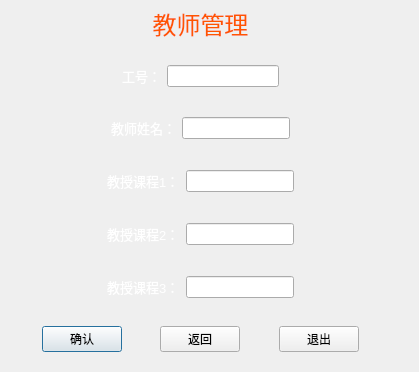
<?xml version="1.0" encoding="UTF-8"?>
<ui version="4.0">
 <class>addTeacher</class>
 <widget class="QDialog" name="addTeacher">
  <property name="geometry">
   <rect>
    <x>0</x>
    <y>0</y>
    <width>419</width>
    <height>372</height>
   </rect>
  </property>
  <property name="windowTitle">
   <string>添加老师信息</string>
  </property>
  <property name="windowIcon">
   <iconset resource="a.qrc">
    <normaloff>:/new/prefix1/image/gaitubao_sa_png.png</normaloff>:/new/prefix1/image/gaitubao_sa_png.png</iconset>
  </property>
  <widget class="QWidget" name="widget_7" native="true">
   <property name="geometry">
    <rect>
     <x>0</x>
     <y>0</y>
     <width>401</width>
     <height>363</height>
    </rect>
   </property>
   <layout class="QVBoxLayout" name="verticalLayout">
    <item>
     <widget class="QLabel" name="label">
      <property name="text">
       <string>&lt;html&gt;&lt;head/&gt;&lt;body&gt;&lt;p align=&quot;center&quot;&gt;&lt;span style=&quot; font-size:18pt; color:#ff5500;&quot;&gt;教师管理&lt;/span&gt;&lt;/p&gt;&lt;/body&gt;&lt;/html&gt;</string>
      </property>
     </widget>
    </item>
    <item>
     <widget class="QWidget" name="widget" native="true">
      <layout class="QHBoxLayout" name="horizontalLayout">
       <item>
        <spacer name="horizontalSpacer">
         <property name="orientation">
          <enum>Qt::Horizontal</enum>
         </property>
         <property name="sizeHint" stdset="0">
          <size>
           <width>40</width>
           <height>20</height>
          </size>
         </property>
        </spacer>
       </item>
       <item>
        <widget class="QLabel" name="label_2">
         <property name="text">
          <string>&lt;html&gt;&lt;head/&gt;&lt;body&gt;&lt;p&gt;&lt;span style=&quot; font-size:10pt; color:#ffffff;&quot;&gt;工号：&lt;/span&gt;&lt;/p&gt;&lt;/body&gt;&lt;/html&gt;</string>
         </property>
        </widget>
       </item>
       <item>
        <widget class="QLineEdit" name="teacher_num"/>
       </item>
       <item>
        <spacer name="horizontalSpacer_2">
         <property name="orientation">
          <enum>Qt::Horizontal</enum>
         </property>
         <property name="sizeHint" stdset="0">
          <size>
           <width>40</width>
           <height>20</height>
          </size>
         </property>
        </spacer>
       </item>
      </layout>
     </widget>
    </item>
    <item>
     <widget class="QWidget" name="widget_2" native="true">
      <layout class="QHBoxLayout" name="horizontalLayout_2">
       <item>
        <spacer name="horizontalSpacer_3">
         <property name="orientation">
          <enum>Qt::Horizontal</enum>
         </property>
         <property name="sizeHint" stdset="0">
          <size>
           <width>40</width>
           <height>20</height>
          </size>
         </property>
        </spacer>
       </item>
       <item>
        <widget class="QLabel" name="label_3">
         <property name="text">
          <string>&lt;html&gt;&lt;head/&gt;&lt;body&gt;&lt;p&gt;&lt;span style=&quot; font-size:10pt; color:#ffffff;&quot;&gt;教师姓名：&lt;/span&gt;&lt;/p&gt;&lt;/body&gt;&lt;/html&gt;</string>
         </property>
        </widget>
       </item>
       <item>
        <widget class="QLineEdit" name="teacher_name"/>
       </item>
       <item>
        <spacer name="horizontalSpacer_4">
         <property name="orientation">
          <enum>Qt::Horizontal</enum>
         </property>
         <property name="sizeHint" stdset="0">
          <size>
           <width>40</width>
           <height>20</height>
          </size>
         </property>
        </spacer>
       </item>
      </layout>
     </widget>
    </item>
    <item>
     <widget class="QWidget" name="widget_3" native="true">
      <layout class="QHBoxLayout" name="horizontalLayout_3">
       <item>
        <spacer name="horizontalSpacer_5">
         <property name="orientation">
          <enum>Qt::Horizontal</enum>
         </property>
         <property name="sizeHint" stdset="0">
          <size>
           <width>40</width>
           <height>20</height>
          </size>
         </property>
        </spacer>
       </item>
       <item>
        <widget class="QLabel" name="label_4">
         <property name="text">
          <string>&lt;html&gt;&lt;head/&gt;&lt;body&gt;&lt;p&gt;&lt;span style=&quot; font-size:10pt; color:#ffffff;&quot;&gt;教授课程1：&lt;/span&gt;&lt;/p&gt;&lt;/body&gt;&lt;/html&gt;</string>
         </property>
        </widget>
       </item>
       <item>
        <widget class="QLineEdit" name="teacher_course1"/>
       </item>
       <item>
        <spacer name="horizontalSpacer_6">
         <property name="orientation">
          <enum>Qt::Horizontal</enum>
         </property>
         <property name="sizeHint" stdset="0">
          <size>
           <width>40</width>
           <height>20</height>
          </size>
         </property>
        </spacer>
       </item>
      </layout>
     </widget>
    </item>
    <item>
     <widget class="QWidget" name="widget_4" native="true">
      <layout class="QHBoxLayout" name="horizontalLayout_4">
       <item>
        <spacer name="horizontalSpacer_7">
         <property name="orientation">
          <enum>Qt::Horizontal</enum>
         </property>
         <property name="sizeHint" stdset="0">
          <size>
           <width>40</width>
           <height>20</height>
          </size>
         </property>
        </spacer>
       </item>
       <item>
        <widget class="QLabel" name="label_5">
         <property name="text">
          <string>&lt;html&gt;&lt;head/&gt;&lt;body&gt;&lt;p&gt;&lt;span style=&quot; font-size:10pt; color:#ffffff;&quot;&gt;教授课程2：&lt;/span&gt;&lt;/p&gt;&lt;/body&gt;&lt;/html&gt;</string>
         </property>
        </widget>
       </item>
       <item>
        <widget class="QLineEdit" name="teacher_course2"/>
       </item>
       <item>
        <spacer name="horizontalSpacer_8">
         <property name="orientation">
          <enum>Qt::Horizontal</enum>
         </property>
         <property name="sizeHint" stdset="0">
          <size>
           <width>40</width>
           <height>20</height>
          </size>
         </property>
        </spacer>
       </item>
      </layout>
     </widget>
    </item>
    <item>
     <widget class="QWidget" name="widget_5" native="true">
      <layout class="QHBoxLayout" name="horizontalLayout_5">
       <item>
        <spacer name="horizontalSpacer_9">
         <property name="orientation">
          <enum>Qt::Horizontal</enum>
         </property>
         <property name="sizeHint" stdset="0">
          <size>
           <width>40</width>
           <height>20</height>
          </size>
         </property>
        </spacer>
       </item>
       <item>
        <widget class="QLabel" name="label_6">
         <property name="text">
          <string>&lt;html&gt;&lt;head/&gt;&lt;body&gt;&lt;p&gt;&lt;span style=&quot; font-size:10pt; color:#ffffff;&quot;&gt;教授课程3：&lt;/span&gt;&lt;/p&gt;&lt;/body&gt;&lt;/html&gt;</string>
         </property>
        </widget>
       </item>
       <item>
        <widget class="QLineEdit" name="teacher_course3"/>
       </item>
       <item>
        <spacer name="horizontalSpacer_10">
         <property name="orientation">
          <enum>Qt::Horizontal</enum>
         </property>
         <property name="sizeHint" stdset="0">
          <size>
           <width>40</width>
           <height>20</height>
          </size>
         </property>
        </spacer>
       </item>
      </layout>
     </widget>
    </item>
    <item>
     <widget class="QWidget" name="widget_6" native="true">
      <layout class="QHBoxLayout" name="horizontalLayout_6">
       <item>
        <spacer name="horizontalSpacer_12">
         <property name="orientation">
          <enum>Qt::Horizontal</enum>
         </property>
         <property name="sizeHint" stdset="0">
          <size>
           <width>40</width>
           <height>20</height>
          </size>
         </property>
        </spacer>
       </item>
       <item>
        <widget class="QPushButton" name="btn_Confirm">
         <property name="text">
          <string>确认</string>
         </property>
        </widget>
       </item>
       <item>
        <spacer name="horizontalSpacer_11">
         <property name="orientation">
          <enum>Qt::Horizontal</enum>
         </property>
         <property name="sizeHint" stdset="0">
          <size>
           <width>40</width>
           <height>20</height>
          </size>
         </property>
        </spacer>
       </item>
       <item>
        <widget class="QPushButton" name="btn_back">
         <property name="text">
          <string>返回</string>
         </property>
        </widget>
       </item>
       <item>
        <spacer name="horizontalSpacer_13">
         <property name="orientation">
          <enum>Qt::Horizontal</enum>
         </property>
         <property name="sizeHint" stdset="0">
          <size>
           <width>40</width>
           <height>20</height>
          </size>
         </property>
        </spacer>
       </item>
       <item>
        <widget class="QPushButton" name="btn_close">
         <property name="text">
          <string>退出</string>
         </property>
        </widget>
       </item>
       <item>
        <spacer name="horizontalSpacer_14">
         <property name="orientation">
          <enum>Qt::Horizontal</enum>
         </property>
         <property name="sizeHint" stdset="0">
          <size>
           <width>40</width>
           <height>20</height>
          </size>
         </property>
        </spacer>
       </item>
      </layout>
     </widget>
    </item>
   </layout>
  </widget>
 </widget>
 <resources>
  <include location="a.qrc"/>
 </resources>
 <connections/>
</ui>
